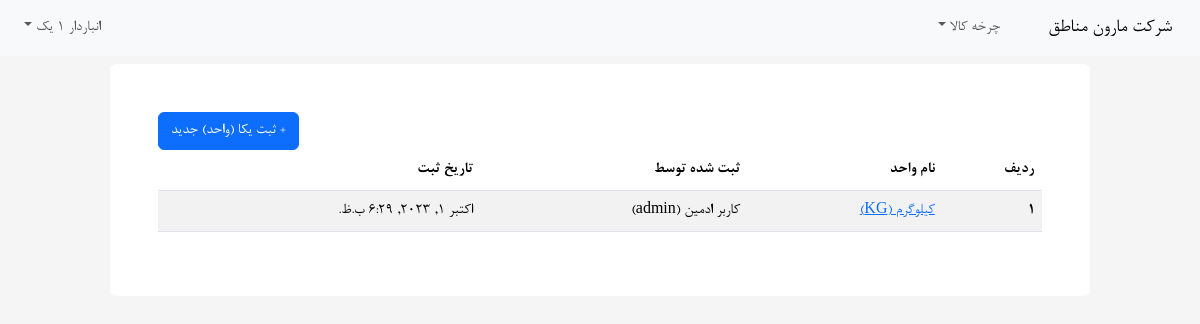
The page /warehouse/unit-list (signed in) on the database its author committed.
### core/models.py (models this page shows, shortened)
class User(AbstractUser):
    warehouse_keeper = models.BooleanField('انباردار',default=False)
    technical = models.BooleanField('بخش فنی (متقاضی)',default=False)

### warehouse/models.py (models this page shows, shortened)
class Unit(models.Model):
    name = models.CharField("نام واحد",max_length=10)
    abrv = models.CharField("واحد اختصاری",max_length=10)
    created = models.DateTimeField(auto_now=False,auto_now_add=True)
    updated = models.DateTimeField(auto_now=True,auto_now_add=False)
    created_by = models.ForeignKey(settings.AUTH_USER_MODEL,
        verbose_name='ثبت شده توسط',null=True,on_delete=models.SET_NULL,
        related_name='units')
    class Meta:
        verbose_name = "واحد"
        verbose_name_plural = "واحد ها"
    def __str__(self) -> str:
        return f'{self.name} ({self.abrv})'
    def get_edit_url(self):
        return reverse('unit_edit',kwargs={'id':self.id})

### warehouse/views.py (the view)
# urls.py: path('unit-list',views.unit_list,name='unit_list'),
@login_required
def unit_list(request:HttpRequest):
    units = Unit.objects.all()
    context = {'title':'واحد ها',
    'units':units
    }
    return render(request,'warehouse/unit_list.html',context)

### warehouse/templates/warehouse/unit_list.html
{% extends 'core/base.html' %} {% block content %}
{% load jalali_tags %}
<div class="col-12 col-md-10 rounded p-5 mx-auto bg-white">
    <a class="btn btn-primary" style="float: left;" href="{% url 'unit_add' %}">+
    ثبت یکا (واحد) جدید
    </a>
    {% if units %}
    <table class="table table-striped">
        <thead>
            <tr>
                <th scope="col">ردیف</th>
                <th scope="col">نام واحد</th>
                <th scope="col">ثبت شده توسط</th>
                <th scope="col">تاریخ ثبت</th>
            </tr>
        </thead>
        <tbody>
            {% for unit in units %}
            <tr>
                <th scope="row">{{forloop.counter}}</th>
                <td><a href="{{unit.get_edit_url}}">{{unit}}</a></td>
                <td>
                    {{unit.created_by.first_name}} {{unit.created_by.last_name}} ({{unit.created_by}})
                </td>
                <td>
                    {{unit.created|to_jalali:'%Y/%m/%d'}}
                </td>
            </tr>
            {% endfor %}
        </tbody>
    </table>
    {% else %}
    <h1>تاکنون واحدی ثبت نشده است.</h1>
    {% endif %}
</div>
{% endblock %}

### core/templates/core/navbar.html (shortened to what this page needs)
<nav class="navbar navbar-expand-lg bg-body-tertiary mb-2">
  <div class="container-fluid">
    <a class="navbar-brand" href="{% url 'home' %}">شرکت مارون مناطق</a>
    <div class="collapse navbar-collapse" id="homeNavBar">
      <ul class="navbar-nav ms-auto mb-2 mb-lg-0">
        {% if request.user.is_authenticated %}
          {% if request.user.is_superuser or 1 %}
          <li class="nav-item dropdown">
            <a
              class="nav-link dropdown-toggle"
              href="#"
              role="button"
              data-bs-toggle="dropdown"
              aria-expanded="false"
            >
              چرخه کالا
            </a>
          </li>
          {% endif %}
        {% endif %}
      </ul>
      <ul class="navbar-nav me-auto mb-2 mb-lg-0">
          {% if request.user.is_authenticated %}
        <li class="nav-item dropdown">
          <a
            class="nav-link dropdown-toggle"
            href="#"
            role="button"
            data-bs-toggle="dropdown"
            aria-expanded="false"
          >
            {{request.user.first_name}} {{request.user.last_name}}
          </a>
        </li>
        {% endif %}
      </ul>
    </div>
  </div>
</nav>

### core/static/core/css/main.css (style rules this page uses)
*:not(i) { font-family: 'B Nazanin'; }
.bg-main { background-color: rgb(245, 245, 245); }

### rows shown on the page
User: user.last_name "یک"
Unit: name+abrv "کیلوگرم (KG)", created_by.first_name "کاربر", created_by.last_name "ادمین", created_by "admin", created|to_jalali "اکتبر 1, 2023, 6:29 ب.ظ."
